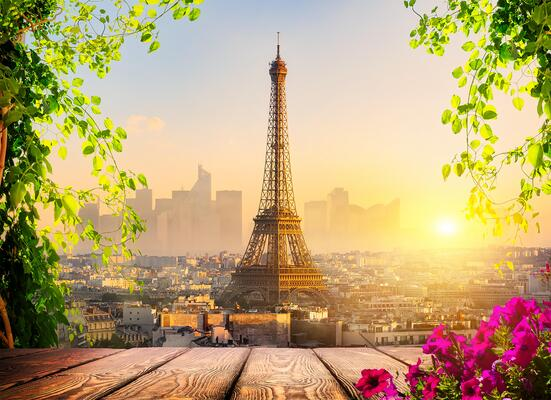
#> input picture cw4/example.jpg, 551 x 400 px
$ python zad4.py
#> lines starting #> are read from the running program, lines starting #| are printed output that depends on the picture
import cv2
import imutils

image = cv2.imread("example.jpg")
#> image is the input picture: shape (400, 551, 3); mean B, G, R 116.6, 164, 187.8
cv2.imshow("original", image)
cv2.waitKey(0)

shifted4 = imutils.translate(image, 100, 50)
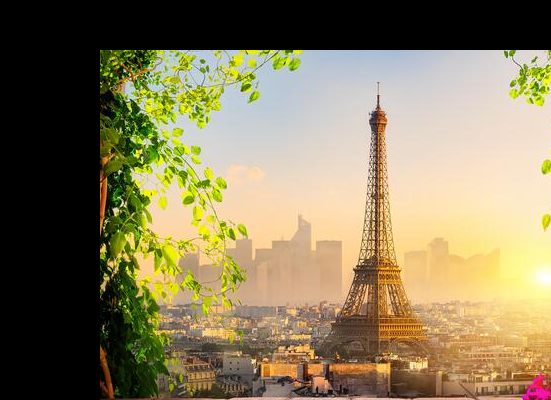
#> shifted4: shape (400, 551, 3); mean B, G, R 90.2, 122.9, 134.9
cv2.imshow("100px right, 50px down (imutils)", shifted4)
cv2.waitKey(0)
